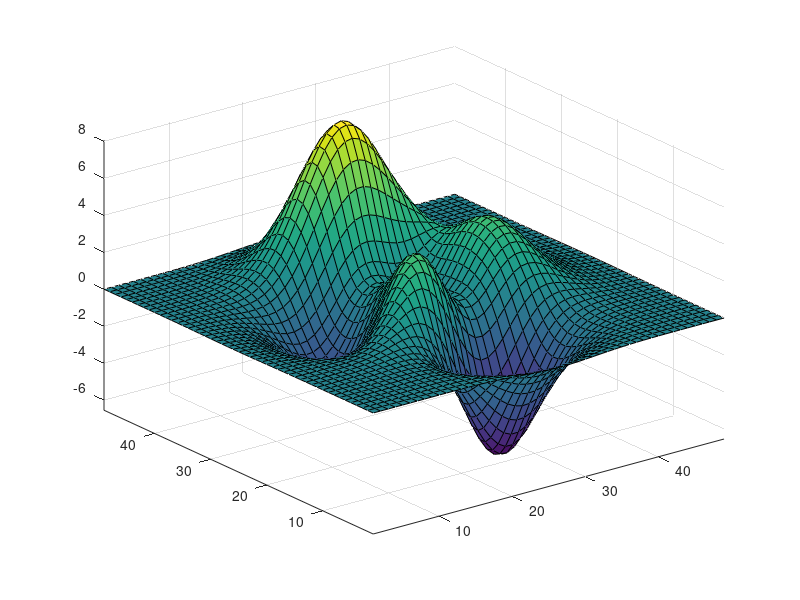

The MATLAB script that drew this image: (Note: this script raises an error after producing the figure.)
close all;
clear;
clc;

Z = peaks;
surf(Z)
axis tight manual
ax = gca;
ax.NextPlot = 'replaceChildren';

loops = 40;
F(loops) = struct('cdata',[],'colormap',[]);
for j = 1:loops
    X = sin(j*pi/10)*Z;
    surf(X,Z)
    drawnow
    F(j) = getframe(gcf);
end

fig = figure;
movie(fig,F,2)